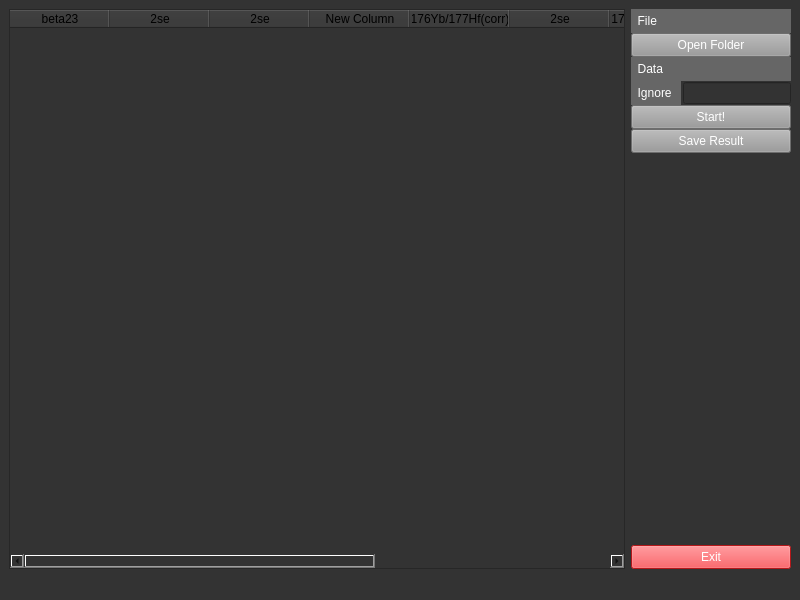
<?xml version="1.0" encoding="UTF-8"?>
<ui version="4.0">
 <class>MainWindow</class>
 <widget class="QMainWindow" name="MainWindow">
  <property name="geometry">
   <rect>
    <x>0</x>
    <y>0</y>
    <width>800</width>
    <height>600</height>
   </rect>
  </property>
  <property name="windowTitle">
   <string>MainWindow</string>
  </property>
  <property name="styleSheet">
   <string notr="true">background-color: rgb(51, 51, 51);</string>
  </property>
  <widget class="QWidget" name="centralwidget">
   <layout class="QHBoxLayout" name="horizontalLayout_2">
    <item>
     <widget class="QTableWidget" name="tableWidget">
      <column>
       <property name="text">
        <string>beta23</string>
       </property>
      </column>
      <column>
       <property name="text">
        <string>2se</string>
       </property>
      </column>
      <column>
       <property name="text">
        <string>2se</string>
       </property>
      </column>
      <column>
       <property name="text">
        <string>New Column</string>
       </property>
      </column>
      <column>
       <property name="text">
        <string>176Yb/177Hf(corr)</string>
       </property>
      </column>
      <column>
       <property name="text">
        <string>2se</string>
       </property>
      </column>
      <column>
       <property name="text">
        <string>176Lu/177Hf(corr)</string>
       </property>
      </column>
      <column>
       <property name="text">
        <string>176Hf*/177Hf</string>
       </property>
      </column>
      <column>
       <property name="text">
        <string>2se</string>
       </property>
      </column>
      <column>
       <property name="text">
        <string>Cycle_get</string>
       </property>
      </column>
     </widget>
    </item>
    <item>
     <layout class="QVBoxLayout" name="verticalLayout_2">
      <property name="spacing">
       <number>0</number>
      </property>
      <item>
       <layout class="QVBoxLayout" name="verticalLayout_3">
        <property name="spacing">
         <number>0</number>
        </property>
        <item>
         <widget class="QLabel" name="label_3">
          <property name="minimumSize">
           <size>
            <width>0</width>
            <height>24</height>
           </size>
          </property>
          <property name="styleSheet">
           <string notr="true">background-color: rgb(102, 102, 102);
color: rgb(255, 255, 255);</string>
          </property>
          <property name="text">
           <string>  File</string>
          </property>
         </widget>
        </item>
        <item>
         <widget class="QPushButton" name="pushButton">
          <property name="sizePolicy">
           <sizepolicy hsizetype="Minimum" vsizetype="Fixed">
            <horstretch>0</horstretch>
            <verstretch>0</verstretch>
           </sizepolicy>
          </property>
          <property name="minimumSize">
           <size>
            <width>50</width>
            <height>24</height>
           </size>
          </property>
          <property name="styleSheet">
           <string notr="true">background-color: rgb(153, 153, 153);
color: rgb(255, 255, 255);</string>
          </property>
          <property name="text">
           <string>Open Folder</string>
          </property>
         </widget>
        </item>
       </layout>
      </item>
      <item>
       <layout class="QVBoxLayout" name="verticalLayout">
        <property name="spacing">
         <number>0</number>
        </property>
        <item>
         <widget class="QLabel" name="label_2">
          <property name="sizePolicy">
           <sizepolicy hsizetype="Minimum" vsizetype="Preferred">
            <horstretch>0</horstretch>
            <verstretch>0</verstretch>
           </sizepolicy>
          </property>
          <property name="minimumSize">
           <size>
            <width>50</width>
            <height>24</height>
           </size>
          </property>
          <property name="styleSheet">
           <string notr="true">background-color: rgb(102, 102, 102);
color: rgb(255, 255, 255);</string>
          </property>
          <property name="text">
           <string>  Data</string>
          </property>
         </widget>
        </item>
        <item>
         <layout class="QHBoxLayout" name="horizontalLayout">
          <property name="spacing">
           <number>2</number>
          </property>
          <item>
           <widget class="QLabel" name="label">
            <property name="sizePolicy">
             <sizepolicy hsizetype="Minimum" vsizetype="Preferred">
              <horstretch>0</horstretch>
              <verstretch>0</verstretch>
             </sizepolicy>
            </property>
            <property name="minimumSize">
             <size>
              <width>50</width>
              <height>24</height>
             </size>
            </property>
            <property name="styleSheet">
             <string notr="true">background-color: rgb(102, 102, 102);
color: rgb(255, 255, 255);</string>
            </property>
            <property name="text">
             <string>  Ignore </string>
            </property>
           </widget>
          </item>
          <item>
           <widget class="QLineEdit" name="lineEdit">
            <property name="sizePolicy">
             <sizepolicy hsizetype="Fixed" vsizetype="Fixed">
              <horstretch>0</horstretch>
              <verstretch>0</verstretch>
             </sizepolicy>
            </property>
            <property name="text">
             <string/>
            </property>
           </widget>
          </item>
         </layout>
        </item>
        <item>
         <widget class="QPushButton" name="pushButton_2">
          <property name="sizePolicy">
           <sizepolicy hsizetype="Minimum" vsizetype="Fixed">
            <horstretch>0</horstretch>
            <verstretch>0</verstretch>
           </sizepolicy>
          </property>
          <property name="minimumSize">
           <size>
            <width>50</width>
            <height>24</height>
           </size>
          </property>
          <property name="styleSheet">
           <string notr="true">background-color: rgb(153, 153, 153);
color: rgb(255, 255, 255);</string>
          </property>
          <property name="text">
           <string>Start!</string>
          </property>
         </widget>
        </item>
        <item>
         <widget class="QPushButton" name="pushButton_3">
          <property name="sizePolicy">
           <sizepolicy hsizetype="Minimum" vsizetype="Fixed">
            <horstretch>0</horstretch>
            <verstretch>0</verstretch>
           </sizepolicy>
          </property>
          <property name="minimumSize">
           <size>
            <width>50</width>
            <height>24</height>
           </size>
          </property>
          <property name="styleSheet">
           <string notr="true">background-color: rgb(153, 153, 153);
color: rgb(255, 255, 255);</string>
          </property>
          <property name="text">
           <string>Save Result</string>
          </property>
         </widget>
        </item>
       </layout>
      </item>
      <item>
       <spacer name="verticalSpacer">
        <property name="orientation">
         <enum>Qt::Vertical</enum>
        </property>
        <property name="sizeHint" stdset="0">
         <size>
          <width>20</width>
          <height>40</height>
         </size>
        </property>
       </spacer>
      </item>
      <item>
       <widget class="QPushButton" name="pushButton_4">
        <property name="sizePolicy">
         <sizepolicy hsizetype="Minimum" vsizetype="Fixed">
          <horstretch>0</horstretch>
          <verstretch>0</verstretch>
         </sizepolicy>
        </property>
        <property name="minimumSize">
         <size>
          <width>50</width>
          <height>24</height>
         </size>
        </property>
        <property name="styleSheet">
         <string notr="true">background-color: rgb(252, 33, 37);
color: rgb(255, 255, 255);</string>
        </property>
        <property name="text">
         <string>Exit</string>
        </property>
       </widget>
      </item>
     </layout>
    </item>
   </layout>
  </widget>
  <widget class="QMenuBar" name="menubar">
   <property name="geometry">
    <rect>
     <x>0</x>
     <y>0</y>
     <width>800</width>
     <height>22</height>
    </rect>
   </property>
  </widget>
  <widget class="QStatusBar" name="statusbar"/>
 </widget>
 <resources/>
 <connections/>
</ui>
